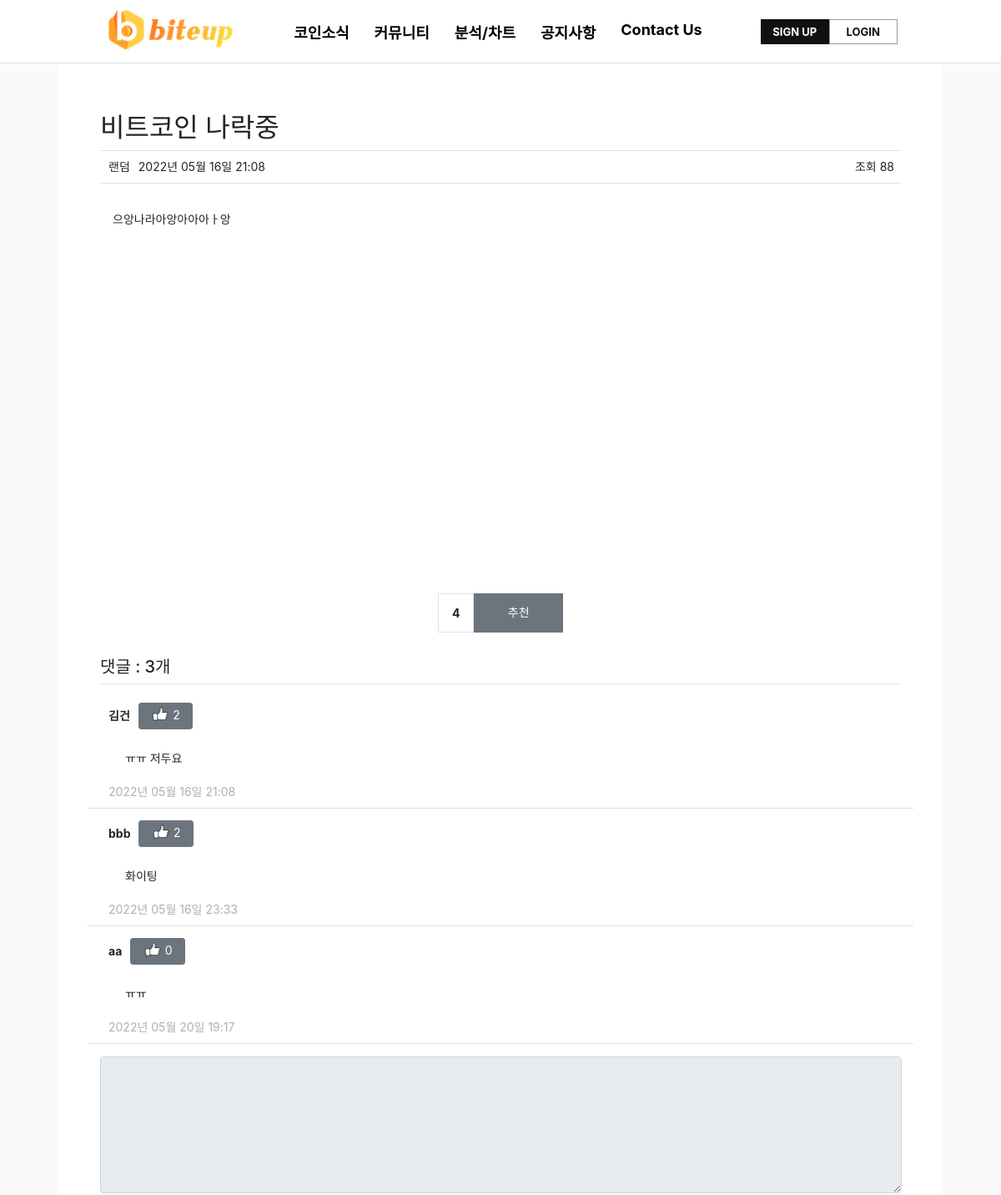
Page /community/detail/5/ (upper part) on the earlier database version.
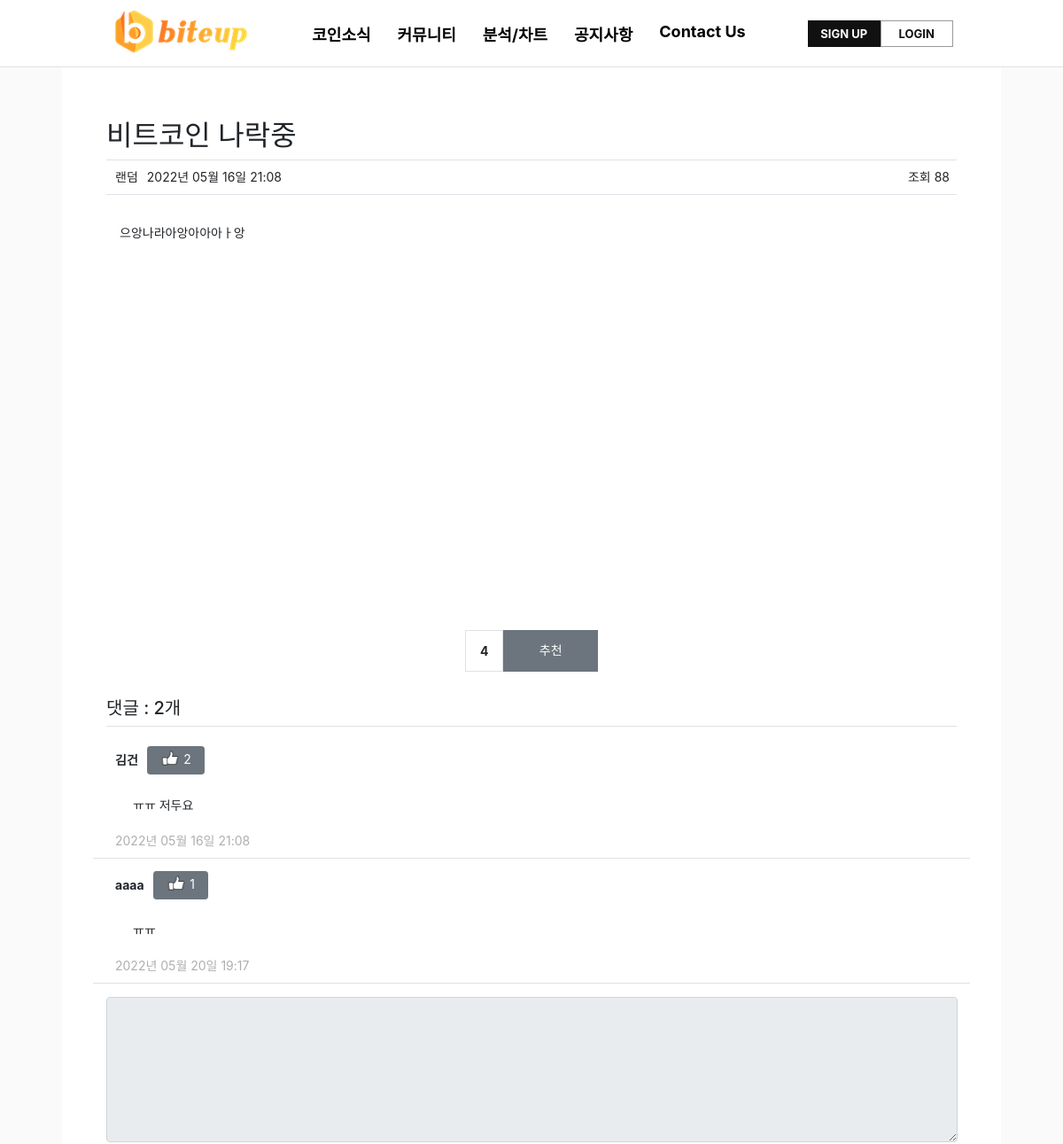
Same page on the later database version.
### pybo/models.py (models this page shows)
class Community(db.Model):
    id = db.Column(db.Integer, primary_key=True)
    subject = db.Column(db.String(200), nullable=False)
    content = db.Column(db.Text(), nullable=False)
    create_date = db.Column(db.DateTime(), nullable=False)
    user_id = db.Column(db.Integer, db.ForeignKey('user.id', ondelete='CASCADE'), nullable=False)
    user = db.relationship('User', backref=db.backref('community_set'))
    modify_date = db.Column(db.DateTime(), nullable=True)
    voter = db.relationship('User', secondary=community_voter, backref=db.backref('community_voter_set'))
    file = db.Column(db.String(50))

class User(db.Model):
    id = db.Column(db.Integer, primary_key=True)
    username = db.Column(db.String(150), unique=True, nullable=False)
    password = db.Column(db.String(200), nullable=False)
    email = db.Column(db.String(120), unique=True, nullable=False)
    passwd_answer = db.Column(db.String(200), unique=True, nullable=False)
    location = db.Column(db.String(64), nullable=False)
    about_me = db.Column(db.Text(), nullable=False)
    create_date = db.Column(db.DateTime(), nullable=False)

class Answer(db.Model):
    id = db.Column(db.Integer, primary_key=True)
    community_id = db.Column(db.Integer, db.ForeignKey('community.id', ondelete='CASCADE'))
    community = db.relationship('Community', backref=db.backref('answer_set'))
    content = db.Column(db.Text(), nullable=False)
    create_date = db.Column(db.DateTime(), nullable=False)
    user_id = db.Column(db.Integer, db.ForeignKey('user.id', ondelete='CASCADE'), nullable=False, server_default='1')
    user = db.relationship('User', backref=db.backref('answer_set'))
    modify_date = db.Column(db.DateTime(), nullable=True)
    voter = db.relationship('User', secondary=answer_voter, backref=db.backref('answer_voter_set'))

### pybo/views/community_views.py (the view)
@bp.route('/detail/<int:community_id>/')
def detail(community_id):
    form = AnswerForm()
    community = Community.query.get_or_404(community_id)
    return render_template('community/community_detail.html', community=community, form=form)

### pybo/forms.py
class AnswerForm(FlaskForm):
    content = TextAreaField('내용', validators=[DataRequired('내용은 필수입력 항목입니다.')])

### pybo/filter.py (called while the page is built)
def format_datetime(value, fmt='%Y년 %m월 %d일 %H:%M'):
    return value.strftime(fmt)

### pybo/views/auth_views.py (called while the page is built)
@bp.before_app_request
def load_logged_in_user():
    user_id = session.get('user_id')
    if user_id is None:
        g.user = None
    else:
        g.user = User.query.get(user_id)

### pybo/templates/community/community_detail.html (shortened to what this page needs)
{% extends 'base.html' %}
{% block content %}
<div id="container my-3">
    <div id="contents" class="div-board create">
        <div class="container-warp list">
            <h2 class="border-bottom py-2">{{ community.subject }}</h2>
            <div class="border-bottom user">
                <div class="left-border">
                    <div class="border-username">{{ community.user.username }}</div>
                    <div class="border-date">{{ community.create_date|datetime }}</div>
                </div>
                <div class="border-customers">
                    <span>조회 88</span>
                </div>
            </div>
            <div class="row my-3">
                <div class="col-11">
                    <div class="card">
                        <div class="card-body">
                            <div class="card-text" style="white-space: pre-line;">
                                {{ community.content }}
                            </div>
                        </div>
                    </div>
                </div>
            </div>
            <div class="voter-box">
                <div class="bg-light text-center p-3 border font-weight-bolder mb-1">{{
                    community.voter|length }}
                </div>
                <a data-uri="{{ url_for('vote.community', community_id=community.id) }}"
                   class="recommend btn btn-sm btn-secondary btn-block my-1">추천</a>
            </div>
            <h5 class="border-bottom my-3 py-2">댓글 : {{ community.answer_set|length }}개</h5>
            {% for answer in community.answer_set %}
            <div class="border-bottom row my-33">
                <div class="col-11">
                    <div class="card my-3">
                        <div class="mb-2">
                            <div style="font-weight:bold">{{ answer.user.username }}</div>
                            <div style="margin-left:10px">
                                <a id="goodButton" class="recommend btn btn-sm btn-secondary btn-block my-1"
                                   data-uri="{{ url_for('vote.answer', answer_id=answer.id) }}">
                            <span class="voter-number">
                                <img src="/static/good.png" style="height:17px;padding-bottom:5px;"/>
                                {{ answer.voter|length }}</span>
                                </a>
                            </div>
                        </div>
                        <div class="card-body">
                            <div class="card-text" style="white-space: pre-line;">{{ answer.content }}</div>
                        </div>
                        <div style="color:#afafaf">{{ answer.create_date|datetime }}</div>
                    </div>
                </div>
            </div>
            {% endfor %}
            <form action="{{ url_for('answer.create', community_id=community.id) }}" method="post" class="my-3">
                <div class="form-group">
            <textarea {% if not g.user %}disabled{% endif %}
                      name="content" id="content" class="form-control" rows="10"></textarea>
                </div>
            </form>
        </div>
    </div>
</div>
{% endblock %}

### pybo/templates/base.html (shortened to what this page needs)
<!doctype html>
<html lang="ko">
<head>
    <link rel="stylesheet" href="{{ url_for('static', filename='bootstrap.min.css') }}">
    <link rel="stylesheet" href="{{ url_for('static', filename='style.css') }}">
</head>
<body style="overflow-x: hidden">
{% include "navbar.html" %}
{% block content %}
{% endblock %}
</body>
</html>

### pybo/templates/navbar.html (shortened to what this page needs)
<nav class="navbar navbar-expand-lg navbar-light bg-light border-bottom">
    <div class="collapse navbar-collapse flex-grow-0" id="navbarNav">
        <h1 id="logo">
        <a href="{{ url_for('main.index') }}">
        </a>
        </h1>
        <ul class="navbar-nav">
            <li class="nav-item ">
                <a class="nav-link" onclick="alert('현재 준비중입니다'); return false;" href="">
                    <span>코인소식</span>
                </a>
            </li>
            <li class="nav-item ">
                <a class="nav-link" href="{{ url_for('community._list') }}">
                    <span>커뮤니티</span>
                </a>
            </li>
            <li class="nav-item ">
                <a class="nav-link" href="{{ url_for('index.exchange') }}">
                    <span>분석/차트</span>
                </a>
            </li>
            <li class="nav-item ">
                <a class="nav-link" href="{{ url_for('notice._list') }}">
                    <span>공지사항</span>
                </a>
            </li>
            <li class="nav-item ">
                <a class="nav-link" href="{{ url_for('contact.qna') }}">
                    <span>Contact Us</span>
                </a>
            </li>
        </ul>
        <div class="member-desktop">
        {% if g.user %}
        <div class="navbar-out">
            <div class="nav-box ">
                <a class="nav-name" href="{{ url_for('profile.edit') }}">{{ g.user.username }}님 방가! </a>
            </div>
            <div class="nav-box ">
                <a class="nav-logout" href="{{ url_for('auth.logout') }}">LOGOUT</a>
            </div>
        </div>
        {% else %}
        <div class="navbar-lo">
            <div class="nav-box ">
                <a class="nav-re" href="{{ url_for('auth.agree_re') }}">SIGN UP</a>
            </div>
            <div class="nav-box ">
                <a class="nav-login" href="{{ url_for('auth.login') }}">LOGIN</a>
            </div>
        </div>
        {% endif %}
            </div>
    </div>
</nav>

### pybo/static/style.css (style rules this page uses)
html { scroll-behavior: smooth; }
#logo { width: 158px;height: 68px;margin-top: 5px;left:45px;background: url('/static/logo.png') no-repeat left center; }
#logo a { display: block;height: 36px;background-size: 100% auto;margin-top:22px }
form { margin: 0 auto; }
a:link { text-decoration: none; }
.navbar-nav { padding: 0 55px; }
.navbar-light .navbar-nav .nav-link { padding: 0 15px;font-weight:bold;font-size:18px;width:100%; }
.member-desktop { max-width: 250px;right: 70px;padding-right: 0;top: 20px; }
.nav-re { display: block;color: #fff;line-height: 29px;height: 28px;border: 1px solid #999;font-size: 13px;font-weight:700;min-width: 80px;text-transform: uppercase;text-align:center;border-color: #111;background: #111; }
.nav-login { display: block;color: #111;line-height: 29px;height: 28px;border: 1px solid #999;font-size: 13px;font-weight:700;min-width: 80px;text-transform: uppercase;text-align:center; }
.nav-box { float: left; }
.collapse.navbar-collapse.flex-grow-0 { height:75px; }
.navbar.border-bottom, .tradingview-widget-container.float { min-width:100%; }
.row.my-3 { margin-bottom:5px }
.btn-block { line-height:10px;width:90% }
.p-3 { padding:.3rem!important; }
.row.my-3 .card-body { padding:0px;width: 100%;min-height: 450px; }
.row.my-3 .card-text { float:left;padding:15px 15px; }
.div-board.create { padding: 30px; }
.border-bottom.user { display: flex;padding-bottom:10px; }
.left-border { display: flex;margin-left: 10px; }
.border-date { margin-left:10px; }
.border-customers { right: 58px;position:absolute }
.container-warp.list { padding:20px; }
.row.my-33 { padding:10px; }
.card.my-3 .mb-2 { display:flex;line-height:40px;margin-bottom:0!important; }
.div-board.create .form-group { margin-top:15px; }
.div-board.create .form-control { width:935px;height:150px; }
.voter-box { width:150px;display:flex;margin: 0 auto;margin-top: 40px;margin-bottom: 20px; }
.voter-box .p-3 { padding: 5px 16px!important;line-height: 35px;border-radius: 0!important; }
.voter-box .my-1, .mb-1 { margin-top: 1px!important;margin-bottom: 1px!important;line-height: 35px;border-radius: 0!important; }
.div-board { width:100%;margin: 0 auto 0 auto;box-sizing: border-box;padding: 50px 30px 200px 30px;position: relative;text-align: left;max-width: 1060px;background-color:#fff; }

Differences in the rows shown:
removed Answer: user.username "bbb", voter|length "2", content "화이팅", create_date "2022년 05월 16일 23:33"
changed through a linked row, Answer "ㅠㅠ": user.username "aa" → "aaaa"; voter|length "0" → "1"
Other differences:
{{ community.answer_set|length }}: "3" → "2"
